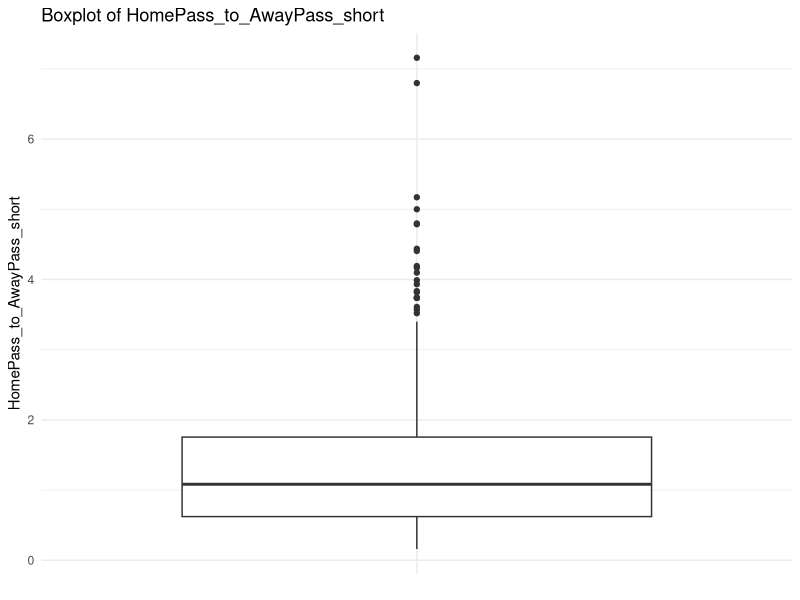
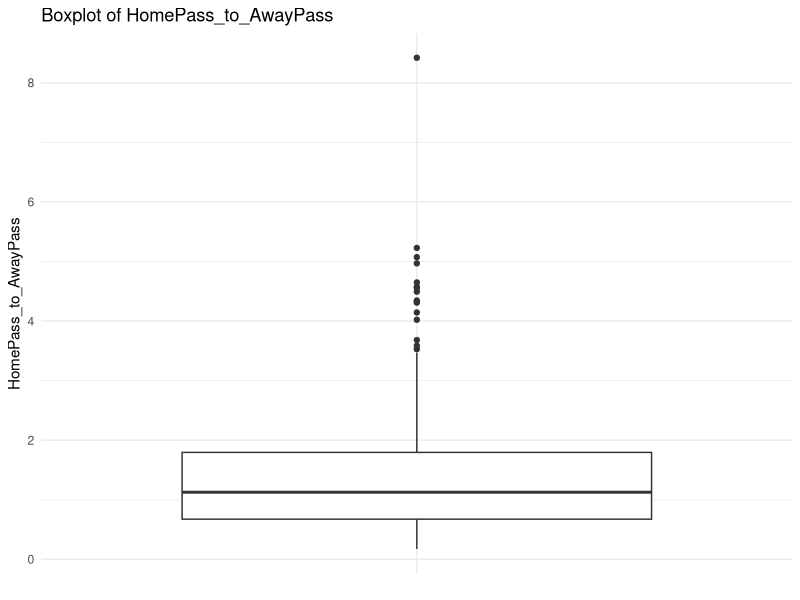
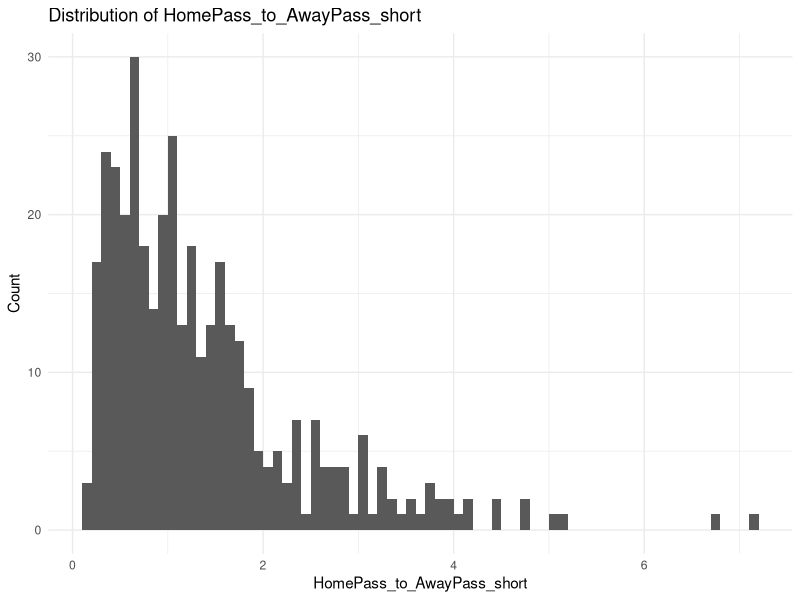
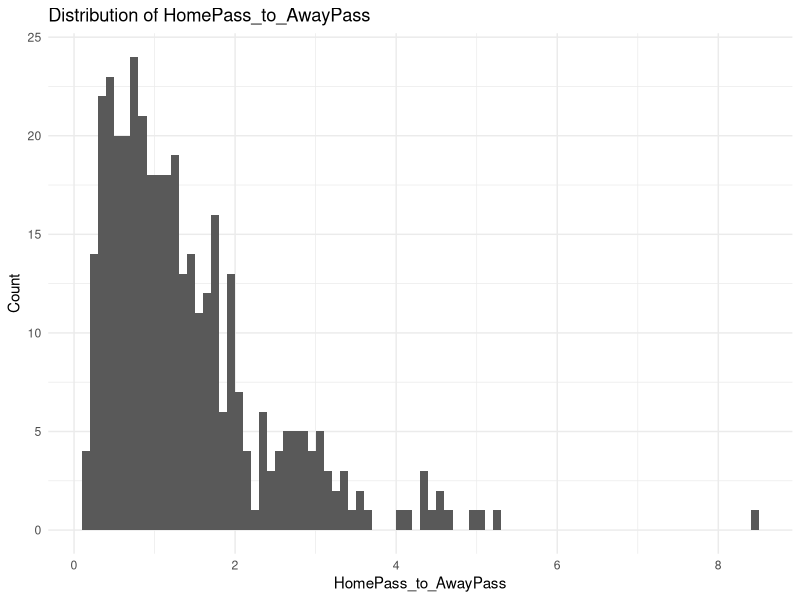

These figures' R source, in order:
## ---- chunk 1
knitr::opts_chunk$set(echo = TRUE)
library(dplyr)
library(ggplot2)
## ---- chunk 2
pass_EPL_24<- read.csv("pass_EPL_24.csv")
mod_EPL_24 <- pass_EPL_24 %>%
  group_by(Game_URL) %>%
  summarise(
    # compare the two xG columns (they're constant within each group)
    Home_better = as.integer(first(Home_xG) > first(Away_xG)),
    # extract the Cmp_Total for Home and for Away and take the ratio
    HomePass_to_AwayPass = Cmp_Total[Home_Away == "Home"] /
                           Cmp_Total[Home_Away == "Away"],
    HomePass_to_AwayPass_short = Att_Short[Home_Away == "Home"] /
                           Att_Short[Home_Away == "Away"]
  ) %>%
  ungroup() %>%
  select(Game_URL, Home_better, HomePass_to_AwayPass,HomePass_to_AwayPass_short)

# print to check
head(mod_EPL_24)
## ---- chunk 3
# Fit logistic model
log_mod <- glm(
  Home_better ~ HomePass_to_AwayPass,
  data   = mod_EPL_24,
  family = 'binomial'
)

# View the coefficient estimates, p-values, etc.
summary(log_mod)

exp(coef(log_mod))
1/(1+exp(0.4440-0.6644))
1/(1+exp(0.4440-0.6644*1.5))
## ---- chunk 4
# Fit logistic model
log_mod2 <- glm(
  Home_better ~ HomePass_to_AwayPass_short,
  data   = mod_EPL_24,
  family = 'binomial'
)

# View the coefficient estimates, p-values, etc.
summary(log_mod2)
## ---- chunk 5
ggplot(mod_EPL_24, aes(x = "", y = HomePass_to_AwayPass_short)) +
  geom_boxplot() +
  labs(
    x     = NULL,
    y     = "HomePass_to_AwayPass_short",
    title = "Boxplot of HomePass_to_AwayPass_short"
  ) +
  theme_minimal()

# Boxplot for HomePass_to_AwayPass
ggplot(mod_EPL_24, aes(x = "", y = HomePass_to_AwayPass)) +
  geom_boxplot() +
  labs(
    x     = NULL,
    y     = "HomePass_to_AwayPass",
    title = "Boxplot of HomePass_to_AwayPass"
  ) +
  theme_minimal()

## ---- chunk 6
ggplot(mod_EPL_24, aes(x = HomePass_to_AwayPass_short)) +
  geom_histogram(binwidth = 0.1, boundary = 0, closed = "left") +
  labs(
    x     = "HomePass_to_AwayPass_short",
    y     = "Count",
    title = "Distribution of HomePass_to_AwayPass_short"
  ) +
  theme_minimal()

# Histogram for HomePass_to_AwayPass
ggplot(mod_EPL_24, aes(x = HomePass_to_AwayPass)) +
  geom_histogram(binwidth = 0.1, boundary = 0, closed = "left") +
  labs(
    x     = "HomePass_to_AwayPass",
    y     = "Count",
    title = "Distribution of HomePass_to_AwayPass"
  ) +
  theme_minimal()
